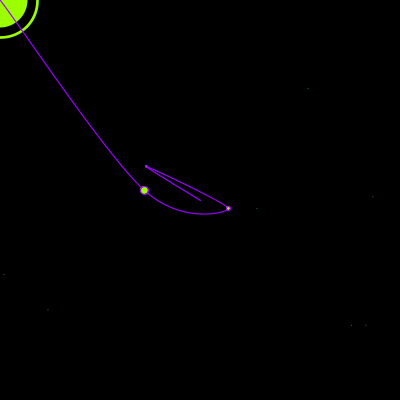
Frame 1 (no input)
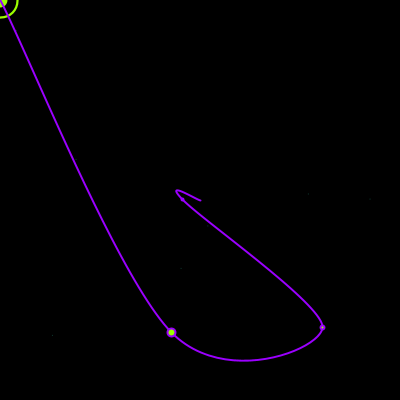
Frame 60 (the mouse pressed at the canvas centre just before this capture)
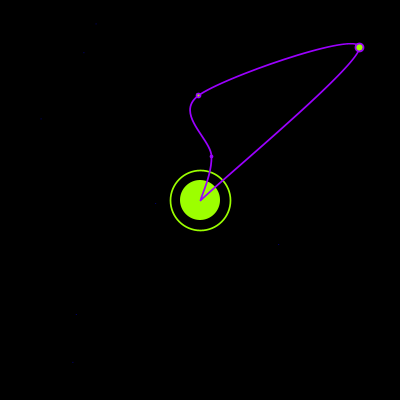
Frame 120 (the mouse held since frame 60 and released just before this capture)

The Processing sketch that drew these frames (run headless with seeded random() and noise(); from frame 60 on, the mouse is pressed at the canvas centre):

// Processing sketch: processing_66193
// ── processing_66193.pde

void setup() {
  size(400, 400);
  frameRate(24);
  //  smooth();
}

void draw() {
  
  for(int i = 0; i < mouseY+50; i++) {
  colorMode(HSB, 360, 100, 80);
  background(280, 100, (mouseX/4)-50);
  
  noStroke();
  fill(random(255), random(255), random(255));
  rect(random(width),random(height), 1, 1);
  rect(random(width),random(height), 1, 1);
  rect(random(width),random(height), 1, 1);
  rect(random(width),random(height), 1, 1);
  rect(random(width),random(height), 1, 1);
  rect(random(width),random(height), 1, 1);
  rect(random(width),random(height), 1, 1);
  
/*
  stroke(#9CFF00);
  strokeWeight(random(50));
  strokeCap(SQUARE);
  line((width/2), (height/2), random(width)-mouseX, random(height)-mouseY);
  line((width/2), (height/2), random(width), random(height));
*/

  int bVx = int(random(1, 60));

/*  
  beginShape();
  noStroke();
  fill(#9CFF00);
  vertex(bVx, bVy);
  bezierVertex(bVx1, bVy1, bVx2, bVy2, bVx3, bVy3);
  bezierVertex(bVx3, bVy3, bVx4, bVy4, bVx1, bVy1);
  bezierVertex(bVx2, bVy2, bVx3, bVy3, bVx4, bVy4);
  endShape();
*/
  
  noStroke();
  fill(#9CFF00);
  ellipse((mouseX), (mouseY), bVx, bVx);
  
  int cVx1 = int(random(100, 300));
  int cVy1 = int(random(100, 300));
  int cVx2 = int(random(50, 350));
  int cVy2 = int(random(50, 350));
  int cVx3 = int(random(25, 375));
  int cVy3 = int(random(25, 375));
  
  stroke(#9CFF00);
  noFill();
  ellipse((mouseX), (mouseY), bVx+20, bVx+20);
  
  noFill();
  stroke(#9B00FF);
  strokeWeight(random(3));
  beginShape();
  curveVertex(width/2, height/2);
  curveVertex(width/2, height/2);
  curveVertex(cVx1, cVy1);
  curveVertex(cVx2, cVy2);
  curveVertex(cVx3, cVy3);
//  curveVertex(random(width), random(height));
//  curveVertex(random(width), random(height));
  curveVertex(mouseX, mouseY);
  curveVertex(mouseX, mouseY);
  endShape();
  
  fill(#9CFF00);
  ellipse(cVx1, cVy1, 2, 2);
  ellipse(cVx2, cVy2, 4, 4);
  ellipse(cVx3, cVy3, 8, 8);
  }
}
